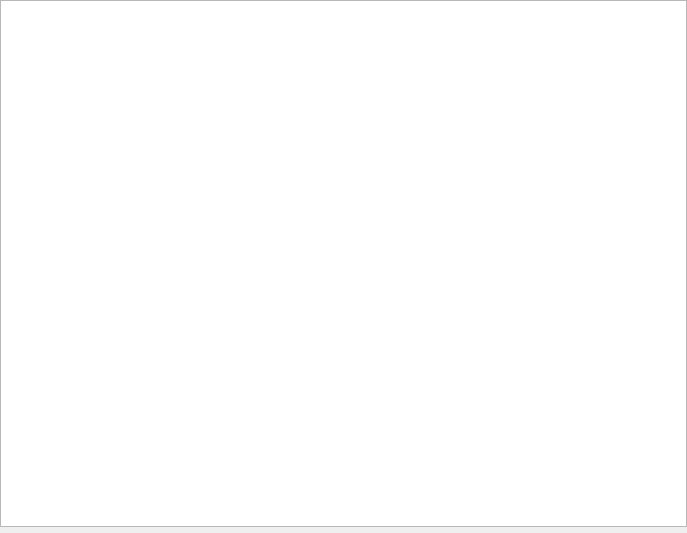
<?xml version="1.0" encoding="UTF-8"?>
<ui version="4.0">
 <class>EditorWindowWidget</class>
 <widget class="QWidget" name="EditorWindowWidget">
  <property name="geometry">
   <rect>
    <x>0</x>
    <y>0</y>
    <width>687</width>
    <height>533</height>
   </rect>
  </property>
  <property name="windowTitle">
   <string>Form</string>
  </property>
  <layout class="QVBoxLayout" name="verticalLayout">
   <property name="leftMargin">
    <number>0</number>
   </property>
   <property name="topMargin">
    <number>0</number>
   </property>
   <property name="rightMargin">
    <number>0</number>
   </property>
   <property name="bottomMargin">
    <number>0</number>
   </property>
   <item>
    <widget class="MarkovEditorWidget" name="textEdit"/>
   </item>
   <item>
    <widget class="LineInfoWidget" name="widget" native="true"/>
   </item>
  </layout>
 </widget>
 <customwidgets>
  <customwidget>
   <class>MarkovEditorWidget</class>
   <extends>QTextEdit</extends>
   <header>MarkovEditorWidget.h</header>
  </customwidget>
  <customwidget>
   <class>LineInfoWidget</class>
   <extends>QWidget</extends>
   <header>LineInfoWidget.h</header>
   <container>1</container>
  </customwidget>
 </customwidgets>
 <resources/>
 <connections/>
</ui>
